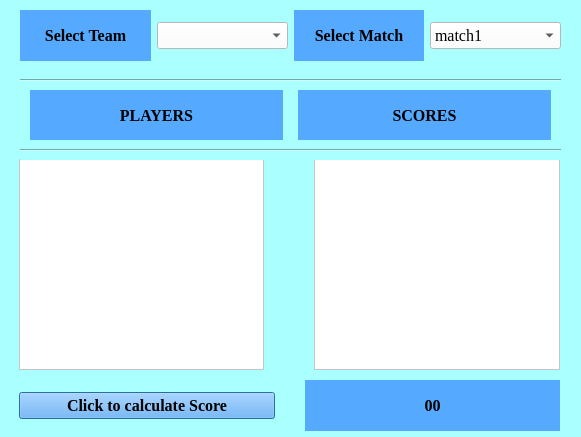
<?xml version="1.0" encoding="UTF-8"?>
<ui version="4.0">
 <class>Dialog</class>
 <widget class="QDialog" name="Dialog">
  <property name="geometry">
   <rect>
    <x>0</x>
    <y>0</y>
    <width>581</width>
    <height>437</height>
   </rect>
  </property>
  <property name="windowTitle">
   <string>Dialog</string>
  </property>
  <property name="styleSheet">
   <string notr="true">background-color: rgb(170, 255, 255);</string>
  </property>
  <widget class="QWidget" name="horizontalLayoutWidget">
   <property name="geometry">
    <rect>
     <x>20</x>
     <y>10</y>
     <width>541</width>
     <height>51</height>
    </rect>
   </property>
   <layout class="QHBoxLayout" name="horizontalLayout">
    <item>
     <widget class="QLabel" name="team_lbl">
      <property name="font">
       <font>
        <family>Times New Roman</family>
        <pointsize>12</pointsize>
        <weight>75</weight>
        <bold>true</bold>
       </font>
      </property>
      <property name="autoFillBackground">
       <bool>false</bool>
      </property>
      <property name="styleSheet">
       <string notr="true">background-color: rgb(85, 170, 255);</string>
      </property>
      <property name="text">
       <string>Select Team</string>
      </property>
      <property name="alignment">
       <set>Qt::AlignCenter</set>
      </property>
     </widget>
    </item>
    <item>
     <widget class="QComboBox" name="teamcbox">
      <property name="font">
       <font>
        <family>Times New Roman</family>
        <pointsize>12</pointsize>
        <weight>50</weight>
        <bold>false</bold>
       </font>
      </property>
      <property name="styleSheet">
       <string notr="true">background-color: rgb(255, 255, 255);</string>
      </property>
     </widget>
    </item>
    <item>
     <widget class="QLabel" name="match_lbl">
      <property name="font">
       <font>
        <family>Times New Roman</family>
        <pointsize>12</pointsize>
        <weight>75</weight>
        <bold>true</bold>
       </font>
      </property>
      <property name="autoFillBackground">
       <bool>false</bool>
      </property>
      <property name="styleSheet">
       <string notr="true">background-color: rgb(85, 170, 255);</string>
      </property>
      <property name="text">
       <string>Select Match</string>
      </property>
      <property name="alignment">
       <set>Qt::AlignCenter</set>
      </property>
     </widget>
    </item>
    <item>
     <widget class="QComboBox" name="matchcbox">
      <property name="font">
       <font>
        <family>Times New Roman</family>
        <pointsize>12</pointsize>
        <weight>50</weight>
        <bold>false</bold>
       </font>
      </property>
      <property name="styleSheet">
       <string notr="true">background-color: rgb(255, 255, 255);</string>
      </property>
      <item>
       <property name="text">
        <string>match1</string>
       </property>
      </item>
      <item>
       <property name="text">
        <string>match2</string>
       </property>
      </item>
     </widget>
    </item>
   </layout>
  </widget>
  <widget class="QWidget" name="horizontalLayoutWidget_2">
   <property name="geometry">
    <rect>
     <x>19</x>
     <y>159</y>
     <width>541</width>
     <height>211</height>
    </rect>
   </property>
   <layout class="QHBoxLayout" name="horizontalLayout3">
    <property name="spacing">
     <number>50</number>
    </property>
    <property name="sizeConstraint">
     <enum>QLayout::SetNoConstraint</enum>
    </property>
    <item>
     <widget class="QListWidget" name="player_list">
      <property name="styleSheet">
       <string notr="true">background-color: rgb(255, 255, 255);</string>
      </property>
     </widget>
    </item>
    <item>
     <widget class="QListWidget" name="listWidget">
      <property name="font">
       <font>
        <family>Times New Roman</family>
        <pointsize>12</pointsize>
       </font>
      </property>
      <property name="styleSheet">
       <string notr="true">background-color: rgb(255, 255, 255);</string>
      </property>
     </widget>
    </item>
   </layout>
  </widget>
  <widget class="QWidget" name="horizontalLayoutWidget_3">
   <property name="geometry">
    <rect>
     <x>19</x>
     <y>380</y>
     <width>541</width>
     <height>51</height>
    </rect>
   </property>
   <layout class="QHBoxLayout" name="horizontalLayout4">
    <property name="spacing">
     <number>30</number>
    </property>
    <property name="sizeConstraint">
     <enum>QLayout::SetNoConstraint</enum>
    </property>
    <item>
     <widget class="QPushButton" name="click_btn">
      <property name="font">
       <font>
        <family>Times New Roman</family>
        <pointsize>12</pointsize>
        <weight>75</weight>
        <bold>true</bold>
       </font>
      </property>
      <property name="autoFillBackground">
       <bool>false</bool>
      </property>
      <property name="styleSheet">
       <string notr="true">background-color: rgb(85, 170, 255);</string>
      </property>
      <property name="text">
       <string>Click to calculate Score</string>
      </property>
     </widget>
    </item>
    <item>
     <widget class="QLabel" name="result_lbl">
      <property name="font">
       <font>
        <family>Times New Roman</family>
        <pointsize>12</pointsize>
        <weight>75</weight>
        <bold>true</bold>
       </font>
      </property>
      <property name="autoFillBackground">
       <bool>false</bool>
      </property>
      <property name="styleSheet">
       <string notr="true">background-color: rgb(85, 170, 255);</string>
      </property>
      <property name="text">
       <string>00</string>
      </property>
      <property name="alignment">
       <set>Qt::AlignCenter</set>
      </property>
     </widget>
    </item>
   </layout>
  </widget>
  <widget class="QWidget" name="horizontalLayoutWidget_4">
   <property name="geometry">
    <rect>
     <x>30</x>
     <y>90</y>
     <width>521</width>
     <height>51</height>
    </rect>
   </property>
   <layout class="QHBoxLayout" name="horizontalLayout2">
    <property name="spacing">
     <number>15</number>
    </property>
    <property name="sizeConstraint">
     <enum>QLayout::SetNoConstraint</enum>
    </property>
    <item>
     <widget class="QLabel" name="player_lbl">
      <property name="font">
       <font>
        <family>Times New Roman</family>
        <pointsize>12</pointsize>
        <weight>75</weight>
        <bold>true</bold>
       </font>
      </property>
      <property name="autoFillBackground">
       <bool>false</bool>
      </property>
      <property name="styleSheet">
       <string notr="true">background-color: rgb(85, 170, 255);</string>
      </property>
      <property name="text">
       <string>PLAYERS</string>
      </property>
      <property name="alignment">
       <set>Qt::AlignCenter</set>
      </property>
     </widget>
    </item>
    <item>
     <widget class="QLabel" name="score_lbl">
      <property name="font">
       <font>
        <family>Times New Roman</family>
        <pointsize>12</pointsize>
        <weight>75</weight>
        <bold>true</bold>
       </font>
      </property>
      <property name="autoFillBackground">
       <bool>false</bool>
      </property>
      <property name="styleSheet">
       <string notr="true">background-color: rgb(85, 170, 255);</string>
      </property>
      <property name="text">
       <string>SCORES</string>
      </property>
      <property name="alignment">
       <set>Qt::AlignCenter</set>
      </property>
     </widget>
    </item>
   </layout>
  </widget>
  <widget class="Line" name="line1">
   <property name="geometry">
    <rect>
     <x>20</x>
     <y>70</y>
     <width>541</width>
     <height>20</height>
    </rect>
   </property>
   <property name="orientation">
    <enum>Qt::Horizontal</enum>
   </property>
  </widget>
  <widget class="Line" name="line2">
   <property name="geometry">
    <rect>
     <x>20</x>
     <y>140</y>
     <width>541</width>
     <height>20</height>
    </rect>
   </property>
   <property name="orientation">
    <enum>Qt::Horizontal</enum>
   </property>
  </widget>
 </widget>
 <resources/>
 <connections/>
</ui>
